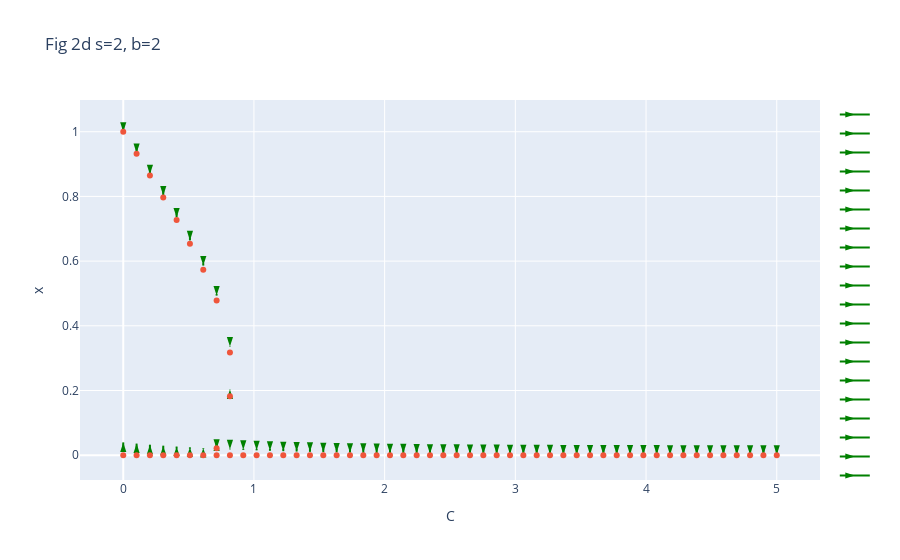

The notebook cell saved with this chart:
### Code cell
s_par = 2
b_par = 2
params = {s:s_par, b:b_par, ro:1}
#### NOTE: отбросили комплексные решения

cs = []
xs =[]
sols_by_c = {}
fig = go.Figure()

for cur_C in np.linspace(0,5,50):
    cur_params = {C:cur_C} | params
    sols_by_c[cur_C] = [sol for sol in solve(dxdt.subs(cur_params), x)
                       if sol.is_real and sol >=0]
    for curx in sols_by_c[cur_C]:
        cs.append(float(cur_C))
        xs.append(float(curx))
        k = 2# number of steps
        fig.add_trace(get_arrow_scatter(cur_C, k, curx, cur_params, shift = 0.02))
        
    
fig.add_trace(go.Scatter(x=cs, y=xs, mode='markers', name = ""))
fig.update_layout(title=f"Fig 2d s={s_par}, b={b_par}")
fig.update_layout(xaxis={"title": "C"}, yaxis={"title": "x"})

### Figure 1 — Plotly figure (JSON) as saved in the notebook; plotly's stock layout.template omitted (floating-point values rounded to 4 significant figures)
{"data": [{"marker": {"angleref": "previous", "color": "green", "size": 10, "symbol": "arrow"}, "mode": "lines+markers", "name": "", "type": "scatter", "x": [0, 0], "y": [0.02, 0.0396]}, {"marker": {"angleref": "previous", "color": "green", "size": 10, "symbol": "arrow"}, "mode": "lines+markers", "name": "", "type": "scatter", "x": [0, 0], "y": [1.02, 0.9996]}, {"marker": {"angleref": "previous", "color": "green", "size": 10, "symbol": "arrow"}, "mode": "lines+markers", "name": "", "type": "scatter", "x": [0.102, 0.102], "y": [0.02, 0.03587]}, {"marker": {"angleref": "previous", "color": "green", "size": 10, "symbol": "arrow"}, "mode": "lines+markers", "name": "", "type": "scatter", "x": [0.102, 0.102], "y": [0.9523, 0.9341]}, {"marker": {"angleref": "previous", "color": "green", "size": 10, "symbol": "arrow"}, "mode": "lines+markers", "name": "", "type": "scatter", "x": [0.2041, 0.2041], "y": [0.02, 0.0325]}, {"marker": {"angleref": "previous", "color": "green", "size": 10, "symbol": "arrow"}, "mode": "lines+markers", "name": "", "type": "scatter", "x": [0.2041, 0.2041], "y": [0.8847, 0.8688]}, {"marker": {"angleref": "previous", "color": "green", "size": 10, "symbol": "arrow"}, "mode": "lines+markers", "name": "", "type": "scatter", "x": [0.3061, 0.3061], "y": [0.02, 0.02946]}, {"marker": {"angleref": "previous", "color": "green", "size": 10, "symbol": "arrow"}, "mode": "lines+markers", "name": "", "type": "scatter", "x": [0.3061, 0.3061], "y": [0.8166, 0.8028]}, {"marker": {"angleref": "previous", "color": "green", "size": 10, "symbol": "arrow"}, "mode": "lines+markers", "name": "", "type": "scatter", "x": [0.4082, 0.4082], "y": [0.02, 0.02671]}, {"marker": {"angleref": "previous", "color": "green", "size": 10, "symbol": "arrow"}, "mode": "lines+markers", "name": "", "type": "scatter", "x": [0.4082, 0.4082], "y": [0.7468, 0.7352]}, {"marker": {"angleref": "previous", "color": "green", "size": 10, "symbol": "arrow"}, "mode": "lines+markers", "name": "", "type": "scatter", "x": [0.5102, 0.5102], "y": [0.02, 0.02423]}, {"marker": {"angleref": "previous", "color": "green", "size": 10, "symbol": "arrow"}, "mode": "lines+markers", "name": "", "type": "scatter", "x": [0.5102, 0.5102], "y": [0.6736, 0.6641]}, {"marker": {"angleref": "previous", "color": "green", "size": 10, "symbol": "arrow"}, "mode": "lines+markers", "name": "", "type": "scatter", "x": [0.6122, 0.6122], "y": [0.02, 0.02199]}, {"marker": {"angleref": "previous", "color": "green", "size": 10, "symbol": "arrow"}, "mode": "lines+markers", "name": "", "type": "scatter", "x": [0.6122, 0.6122], "y": [0.5935, 0.5862]}, {"marker": {"angleref": "previous", "color": "green", "size": 10, "symbol": "arrow"}, "mode": "lines+markers", "name": "", "type": "scatter", "x": [0.7143, 0.7143], "y": [0.02, 0.01997]}, {"marker": {"angleref": "previous", "color": "green", "size": 10, "symbol": "arrow"}, "mode": "lines+markers", "name": "", "type": "scatter", "x": [0.7143, 0.7143], "y": [0.04187, 0.04255]}, {"marker": {"angleref": "previous", "color": "green", "size": 10, "symbol": "arrow"}, "mode": "lines+markers", "name": "", "type": "scatter", "x": [0.7143, 0.7143], "y": [0.4981, 0.4934]}, {"marker": {"angleref": "previous", "color": "green", "size": 10, "symbol": "arrow"}, "mode": "lines+markers", "name": "", "type": "scatter", "x": [0.8163, 0.8163], "y": [0.02, 0.01814]}, {"marker": {"angleref": "previous", "color": "green", "size": 10, "symbol": "arrow"}, "mode": "lines+markers", "name": "", "type": "scatter", "x": [0.8163, 0.8163], "y": [0.2025, 0.2032]}, {"marker": {"angleref": "previous", "color": "green", "size": 10, "symbol": "arrow"}, "mode": "lines+markers", "name": "", "type": "scatter", "x": [0.8163, 0.8163], "y": [0.3375, 0.3362]}, {"marker": {"angleref": "previous", "color": "green", "size": 10, "symbol": "arrow"}, "mode": "lines+markers", "name": "", "type": "scatter", "x": [0.9184, 0.9184], "y": [0.02, 0.01649]}, {"marker": {"angleref": "previous", "color": "green", "size": 10, "symbol": "arrow"}, "mode": "lines+markers", "name": "", "type": "scatter", "x": [1.02, 1.02], "y": [0.02, 0.015]}, {"marker": {"angleref": "previous", "color": "green", "size": 10, "symbol": "arrow"}, "mode": "lines+markers", "name": "", "type": "scatter", "x": [1.122, 1.122], "y": [0.02, 0.01366]}, {"marker": {"angleref": "previous", "color": "green", "size": 10, "symbol": "arrow"}, "mode": "lines+markers", "name": "", "type": "scatter", "x": [1.224, 1.224], "y": [0.02, 0.01244]}, {"marker": {"angleref": "previous", "color": "green", "size": 10, "symbol": "arrow"}, "mode": "lines+markers", "name": "", "type": "scatter", "x": [1.327, 1.327], "y": [0.02, 0.01135]}, {"marker": {"angleref": "previous", "color": "green", "size": 10, "symbol": "arrow"}, "mode": "lines+markers", "name": "", "type": "scatter", "x": [1.429, 1.429], "y": [0.02, 0.01036]}, {"marker": {"angleref": "previous", "color": "green", "size": 10, "symbol": "arrow"}, "mode": "lines+markers", "name": "", "type": "scatter", "x": [1.531, 1.531], "y": [0.02, 0.009462]}, {"marker": {"angleref": "previous", "color": "green", "size": 10, "symbol": "arrow"}, "mode": "lines+markers", "name": "", "type": "scatter", "x": [1.633, 1.633], "y": [0.02, 0.008654]}, {"marker": {"angleref": "previous", "color": "green", "size": 10, "symbol": "arrow"}, "mode": "lines+markers", "name": "", "type": "scatter", "x": [1.735, 1.735], "y": [0.02, 0.007925]}, {"marker": {"angleref": "previous", "color": "green", "size": 10, "symbol": "arrow"}, "mode": "lines+markers", "name": "", "type": "scatter", "x": [1.837, 1.837], "y": [0.02, 0.007267]}, {"marker": {"angleref": "previous", "color": "green", "size": 10, "symbol": "arrow"}, "mode": "lines+markers", "name": "", "type": "scatter", "x": [1.939, 1.939], "y": [0.02, 0.006672]}, {"marker": {"angleref": "previous", "color": "green", "size": 10, "symbol": "arrow"}, "mode": "lines+markers", "name": "", "type": "scatter", "x": [2.041, 2.041], "y": [0.02, 0.006135]}, {"marker": {"angleref": "previous", "color": "green", "size": 10, "symbol": "arrow"}, "mode": "lines+markers", "name": "", "type": "scatter", "x": [2.143, 2.143], "y": [0.02, 0.005651]}, {"marker": {"angleref": "previous", "color": "green", "size": 10, "symbol": "arrow"}, "mode": "lines+markers", "name": "", "type": "scatter", "x": [2.245, 2.245], "y": [0.02, 0.005213]}, {"marker": {"angleref": "previous", "color": "green", "size": 10, "symbol": "arrow"}, "mode": "lines+markers", "name": "", "type": "scatter", "x": [2.347, 2.347], "y": [0.02, 0.004818]}, {"marker": {"angleref": "previous", "color": "green", "size": 10, "symbol": "arrow"}, "mode": "lines+markers", "name": "", "type": "scatter", "x": [2.449, 2.449], "y": [0.02, 0.004461]}, {"marker": {"angleref": "previous", "color": "green", "size": 10, "symbol": "arrow"}, "mode": "lines+markers", "name": "", "type": "scatter", "x": [2.551, 2.551], "y": [0.02, 0.004139]}, {"marker": {"angleref": "previous", "color": "green", "size": 10, "symbol": "arrow"}, "mode": "lines+markers", "name": "", "type": "scatter", "x": [2.653, 2.653], "y": [0.02, 0.003848]}, {"marker": {"angleref": "previous", "color": "green", "size": 10, "symbol": "arrow"}, "mode": "lines+markers", "name": "", "type": "scatter", "x": [2.755, 2.755], "y": [0.02, 0.003585]}, {"marker": {"angleref": "previous", "color": "green", "size": 10, "symbol": "arrow"}, "mode": "lines+markers", "name": "", "type": "scatter", "x": [2.857, 2.857], "y": [0.02, 0.003347]}, {"marker": {"angleref": "previous", "color": "green", "size": 10, "symbol": "arrow"}, "mode": "lines+markers", "name": "", "type": "scatter", "x": [2.959, 2.959], "y": [0.02, 0.003133]}, {"marker": {"angleref": "previous", "color": "green", "size": 10, "symbol": "arrow"}, "mode": "lines+markers", "name": "", "type": "scatter", "x": [3.061, 3.061], "y": [0.02, 0.00294]}, {"marker": {"angleref": "previous", "color": "green", "size": 10, "symbol": "arrow"}, "mode": "lines+markers", "name": "", "type": "scatter", "x": [3.163, 3.163], "y": [0.02, 0.002765]}, {"marker": {"angleref": "previous", "color": "green", "size": 10, "symbol": "arrow"}, "mode": "lines+markers", "name": "", "type": "scatter", "x": [3.265, 3.265], "y": [0.02, 0.002607]}, {"marker": {"angleref": "previous", "color": "green", "size": 10, "symbol": "arrow"}, "mode": "lines+markers", "name": "", "type": "scatter", "x": [3.367, 3.367], "y": [0.02, 0.002465]}, {"marker": {"angleref": "previous", "color": "green", "size": 10, "symbol": "arrow"}, "mode": "lines+markers", "name": "", "type": "scatter", "x": [3.469, 3.469], "y": [0.02, 0.002336]}, {"marker": {"angleref": "previous", "color": "green", "size": 10, "symbol": "arrow"}, "mode": "lines+markers", "name": "", "type": "scatter", "x": [3.571, 3.571], "y": [0.02, 0.00222]}, {"marker": {"angleref": "previous", "color": "green", "size": 10, "symbol": "arrow"}, "mode": "lines+markers", "name": "", "type": "scatter", "x": [3.673, 3.673], "y": [0.02, 0.002115]}, {"marker": {"angleref": "previous", "color": "green", "size": 10, "symbol": "arrow"}, "mode": "lines+markers", "name": "", "type": "scatter", "x": [3.776, 3.776], "y": [0.02, 0.00202]}, {"marker": {"angleref": "previous", "color": "green", "size": 10, "symbol": "arrow"}, "mode": "lines+markers", "name": "", "type": "scatter", "x": [3.878, 3.878], "y": [0.02, 0.001935]}, {"marker": {"angleref": "previous", "color": "green", "size": 10, "symbol": "arrow"}, "mode": "lines+markers", "name": "", "type": "scatter", "x": [3.98, 3.98], "y": [0.02, 0.001857]}, {"marker": {"angleref": "previous", "color": "green", "size": 10, "symbol": "arrow"}, "mode": "lines+markers", "name": "", "type": "scatter", "x": [4.082, 4.082], "y": [0.02, 0.001788]}, {"marker": {"angleref": "previous", "color": "green", "size": 10, "symbol": "arrow"}, "mode": "lines+markers", "name": "", "type": "scatter", "x": [4.184, 4.184], "y": [0.02, 0.001725]}, {"marker": {"angleref": "previous", "color": "green", "size": 10, "symbol": "arrow"}, "mode": "lines+markers", "name": "", "type": "scatter", "x": [4.286, 4.286], "y": [0.02, 0.001668]}, {"marker": {"angleref": "previous", "color": "green", "size": 10, "symbol": "arrow"}, "mode": "lines+markers", "name": "", "type": "scatter", "x": [4.388, 4.388], "y": [0.02, 0.001616]}, {"marker": {"angleref": "previous", "color": "green", "size": 10, "symbol": "arrow"}, "mode": "lines+markers", "name": "", "type": "scatter", "x": [4.49, 4.49], "y": [0.02, 0.00157]}, {"marker": {"angleref": "previous", "color": "green", "size": 10, "symbol": "arrow"}, "mode": "lines+markers", "name": "", "type": "scatter", "x": [4.592, 4.592], "y": [0.02, 0.001528]}, {"marker": {"angleref": "previous", "color": "green", "size": 10, "symbol": "arrow"}, "mode": "lines+markers", "name": "", "type": "scatter", "x": [4.694, 4.694], "y": [0.02, 0.00149]}, {"marker": {"angleref": "previous", "color": "green", "size": 10, "symbol": "arrow"}, "mode": "lines+markers", "name": "", "type": "scatter", "x": [4.796, 4.796], "y": [0.02, 0.001456]}, {"marker": {"angleref": "previous", "color": "green", "size": 10, "symbol": "arrow"}, "mode": "lines+markers", "name": "", "type": "scatter", "x": [4.898, 4.898], "y": [0.02, 0.001425]}, {"marker": {"angleref": "previous", "color": "green", "size": 10, "symbol": "arrow"}, "mode": "lines+markers", "name": "", "type": "scatter", "x": [5, 5], "y": [0.02, 0.001398]}, {"mode": "markers", "name": "", "type": "scatter", "x": [0, 0, 0.102, 0.102, 0.2041, 0.2041, 0.3061, 0.3061, 0.4082, 0.4082, 0.5102, 0.5102, 0.6122, 0.6122, 0.7143, 0.7143, 0.7143, 0.8163, 0.8163, 0.8163, 0.9184, 1.02, 1.122, 1.224, 1.327, 1.429, 1.531, 1.633, 1.735, 1.837, 1.939, 2.041, 2.143, 2.245, 2.347, 2.449, 2.551, 2.653, 2.755, 2.857, 2.959, 3.061, 3.163, 3.265, 3.367, 3.469, 3.571, 3.673, 3.776, 3.878, 3.98, 4.082, 4.184, 4.286, 4.388, 4.49, 4.592, 4.694, 4.796, 4.898, 5], "y": [0, 1, 0, 0.9323, 0, 0.8647, 0, 0.7966, 0, 0.7268, 0, 0.6536, 0, 0.5735, 0, 0.02187, 0.4781, 0, 0.1825, 0.3175, 0, 0, 0, 0, 0, 0, 0, 0, 0, 0, 0, 0, 0, 0, 0, 0, 0, 0, 0, 0, 0, 0, 0, 0, 0, 0, 0, 0, 0, 0, 0, 0, 0, 0, 0, 0, 0, 0, 0, 0, 0]}], "layout": {"autosize": true, "title": {"text": "Fig 2d s=2, b=2"}, "xaxis": {"autorange": true, "range": [-0.3291, 5.329], "title": {"text": "C"}, "type": "linear"}, "yaxis": {"autorange": true, "range": [-0.1025, 1.124], "title": {"text": "x"}, "type": "linear"}}}
